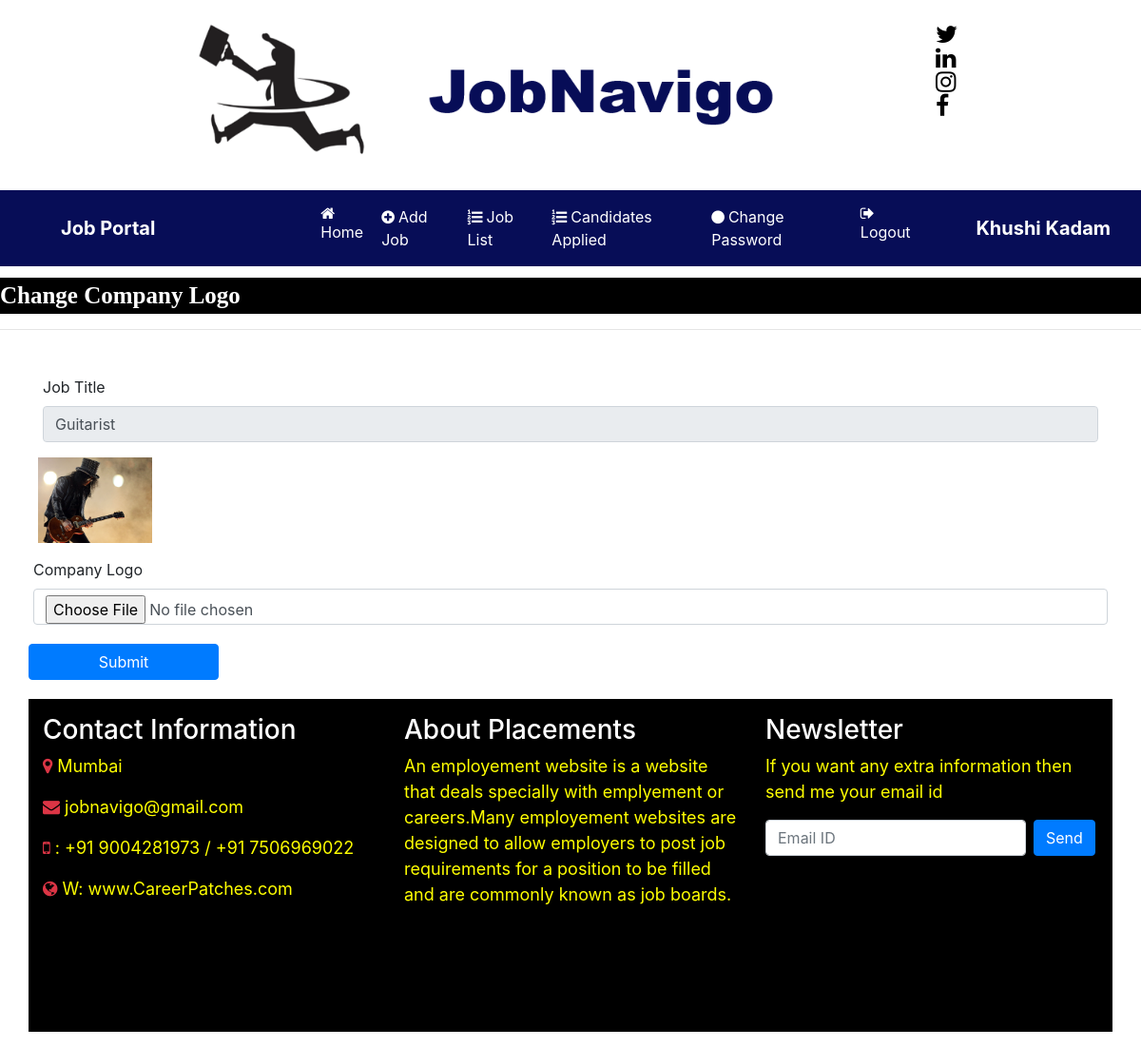
The page /change_companylogo/1 (signed in) on the database its author committed.
### CareerPatches/models.py (models this page shows, shortened)
class Job(models.Model):
    recruiter = models.ForeignKey(Recruiter,on_delete=models.CASCADE)
    start_date = models.DateField()
    end_date  = models.DateField()
    title = models.CharField(max_length=100)
    salary = models.FloatField(max_length=20)
    image = models.FileField()
    description = models.CharField(max_length=300)
    experience = models.CharField(max_length=50)
    location = models.CharField(max_length=100)
    skills = models.CharField(max_length=100)
    creationdate = models.DateField()

### CareerPatches/views.py (the view, shortened to what this page needs)
# urls.py: path('change_companylogo/<int:pid>',change_companylogo,name="change_companylogo"),
def change_companylogo(request,pid):
    if not request.user.is_authenticated:
        return redirect('recruiter_login')
    error=""
    job = Job.objects.get(id=pid)
    d = {'error':error,'job': job}
    return render(request,'change_companylogo.html',d)

### CareerPatches/Templates/change_companylogo.html (shortened to what this page needs)
{% load static %}
{% block body %}
{% include 'recruiter_navigation.html' %}
<marquee style ="font-family: Monotype Corsiva; font-size: 25px; color:white;background-color: black; font-weight: bold; margin-top: 1%; ">
    Change Company Logo
</marquee>
<hr>
<form class="container mt-5" method="post" enctype="multipart/form-data">
    <div class="form-row">
        <div class="form-group col-md-12">
            <label>Job Title</label>
            <input type="text" class="form-control" readonly  name="jobtitle" value="{{job.title}}" required>
        </div>
    <div class="form-row">
        <div class="form-group col-md-12">
          <img src ="{{job.image.url}}" width="120" height="90">
    </div>
        <div class="form-row">
        <div class="form-group col-md-12">
            <label>Company Logo</label>
            <input type="file" class="form-control" name="logo" required>
    </div>
    <input type="submit" value="Submit" class="btn btn-primary my-1" style="width: 200px">
</form>
{% include 'footer.html' %}
{% endblock %}

### CareerPatches/Templates/recruiter_navigation.html (shortened to what this page needs)
{% load static %}
<html>
<head>
        <link rel="stylesheet" href="https://cdn.jsdelivr.net/npm/bootstrap@4.6.2/dist/css/bootstrap.min.css">
        <link rel="stylesheet" href="https://cdnjs.cloudflare.com/ajax/libs/font-awesome/4.7.0/css/font-awesome.min.css">
</head >
<body>
<div class="container">
        <div class="row">
                <div class="col-sm-4">
                        <img src="{% static 'jobnavigo.png' %}" width="800px" height="200px" style="padding-left: 40%">
                </div>
                <div class="col-sm-4 mt-4" style = "padding-left: 50%" >
                        <span style="font-weight:bold ; font-size: 25px">
                                <a href="https://twitter.com/JobNavigo" target="_blank" ><i class="fa fa-twitter pl-1" style="color: rgb(0, 0, 0);"></i></a>
                                <a href="https://www.linkedin.com/in/robert-jr-060437292" target="_blank"><i class="fa fa-linkedin pl-1" style="color: rgb(0, 0, 0);"></i></a>
                                <a href="https://www.instagram.com/job_navigo/" target="_blank"><i class="fa fa-instagram pl-1" style="color: rgb(0, 0, 0);"></i></a>
                                <a href="https://www.facebook.com/profile.php?id=61551223599788" target="_blank"><i class="fa fa-facebook pl-1" style="color: rgb(0, 0, 0);"></i></a>
                        </span>
                                </div>
                        </div>
              </div>
<nav class="navbar navbar-expand-sm" style="background-color : rgb(7, 13, 87)">
        <a class="navbar-brand text-white pl-5 font-weight-bold">Job Portal</a>
<ul class="navbar-nav">
        <li class="nav-item">
                <a class="nav-link" href="{% url 'recruiter_home' %}" style="margin-left:150px"><i class="fa fa-home mr-1"></i>Home</a>
        </li>
        <li class="nav-item">
            <a class="nav-link" href="{% url 'add_job' %}"><i class="fa fa-plus-circle mr-1"></i>Add Job</a>
    </li>
        <li class="nav-item">
                <a class="nav-link" href="{% url 'job_list' %}"><i class="fa fa-list-ol mr-1"></i>Job List</a>
        </li>
        <li class="nav-item">
            <a class="nav-link" href="{% url 'applied_candidatelist' %}"><i class="fa fa-list-ol mr-1"></i>Candidates Applied</a>
    </li>
        <li class="nav-item">
                <a class="nav-link" href="{% url 'change_passwordrecruiter' %}"><i class="fa fa-circle mr-1"></i>Change Password</a>
        </li>
        <li class="nav-item">
                <a class="nav-link" href="{% url 'Logout' %}"><i class="fa fa-sign-out mr-1"></i>Logout</a>
        </li>
</ul>
<a class="navbar-brand text-white pl-5 font-weight-bold">{{request.user.first_name}} {{request.user.last_name}}</a>
</nav>
</body>
</html>

### CareerPatches/Templates/recruiter_navigation.html (style rules this page uses)
.nav-link { color:white !important ; margin-right: 3px; }

### rows shown on the page
Job: jobtitle "Guitarist", image (picture)

### other values the page prints
{{ request.user.first_name }} "Khushi"
{{ request.user.last_name }} "Kadam"
